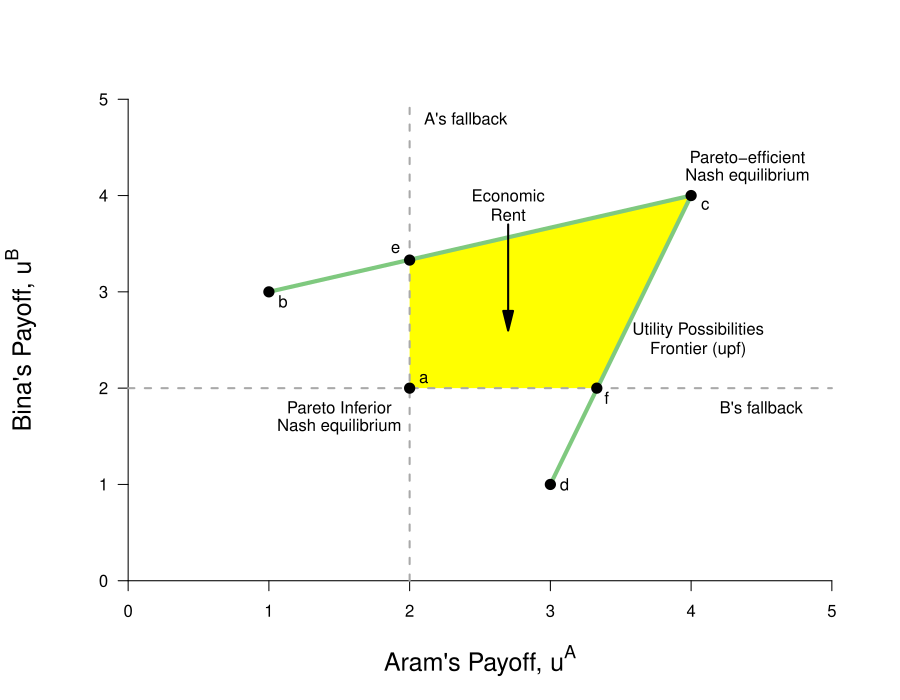

R code for this plot:
require(ggplot2)
require(shape)
pdf(file = "society/society_assurance_upf.pdf", width = 9, height = 7)

#Set parameters for graphics
axislabelsize <- 1.5
par(mar =  c(5, 5, 4, 2))
xlims <- c(0, 5)
ylims <- c(0, 5)

axislabelsize <- 1.5
graphlinewidth <- 3
segmentlinewidth <- 2

COL <- c("#7fc97f", "#beaed4", "#fdc086", "#ffff99", "#386cb0", "#f0027f", "#bf5b17", "#666666")
COLA <- c("#99d8c9","#66c2a4","#41ae76", "#238b45", "#005824")
COLB <- c("#4eb3d3", "#2b8cbe", "#0868ac","#084081")


#Plot command 
plot(0, 0, xlim = xlims, ylim = ylims, type = "n",
     xlab = expression(paste("Aram's Payoff, ", u^A)),
     ylab = expression(paste("Bina's Payoff, ", u^B)),
     xaxt = "n", yaxt = "n", cex.lab = axislabelsize, bty = "n")


#Customize ticks and labels for the plot
ticksy <- seq(0, 5, 1)
ylabels <- seq(0, 5, 1)
ticksx <- seq(0, 5, 1)
xlabels <- seq(0, 5, 1)
axis(1, at = ticksx, pos = 0, labels = xlabels)
axis(2, at = ticksy, pos = 0, labels = ylabels, las = 1)

#Rent polygon
xrent <- c(2, 4, 3.33, 2)
yrent <- c(3.33, 4, 2, 2)
polygon(xrent, yrent, col=COL[4], density=NULL, border = NA)


#Lines for the coordinates of the Nash equilbrium
segments(1, 3, 4, 4, lty = 1, col = "#7fc97f", lwd = 4)
segments(3, 1, 4, 4, lty = 1, col = "#7fc97f", lwd = 4)

#Lines for Fallback positions
segments(0, 2, 5, 2, lty = 2, col = "darkgrey", lwd = 2)
text(4.5, 1.8, expression(paste("B's fallback")))
segments(2, 0, 2, 5, lty = 2, col = "darkgrey", lwd = 2)
text(2.4, 4.8, expression(paste("A's fallback")))

#Add points a, b, c and c
points(1, 3, pch = 16, col = "black", cex = 1.5)
text(1.1, 2.9, expression(paste(b)))
points(4, 4, pch = 16, col = "black", cex = 1.5)
text(4.1, 3.9, expression(paste(c)))
text(4.4, 4.4, expression(paste("Pareto-efficient")))
text(4.4, 4.2, expression(paste("Nash equilibrium")))

points(3, 1, pch = 16, col = "black", cex = 1.5)
text(3.1, 1, expression(paste(d)))
points(2, 2, pch = 16, col = "black", cex = 1.5)
text(2.1, 2.1, expression(paste(a)))

points(3.33, 2, pch = 16, col = "black", cex = 1.5)
text(3.4, 1.9, expression(paste(f)))
points(2, 3.33, pch = 16, col = "black", cex = 1.5)
text(1.9, 3.45, expression(paste(e)))
text(1.5, 1.8, expression(paste("Pareto-inferior")))
text(1.5, 1.6, expression(paste("Nash equilibrium")))

#Label utility possibilities frontier
text(4.05, 2.6, expression(paste("Utility Possibilities")))
text(4.05, 2.4, expression(paste("Frontier (upf)")))

#Arrows and economic rent label
Arrows(2.7, 3.7, 2.7, 2.7, col = "black", lty = 1, lwd = 2, arr.type = "triangle")
text(2.7, 4,  expression(paste("Economic")))
text(2.7, 3.8,  expression(paste("Rent")))

dev.off()
